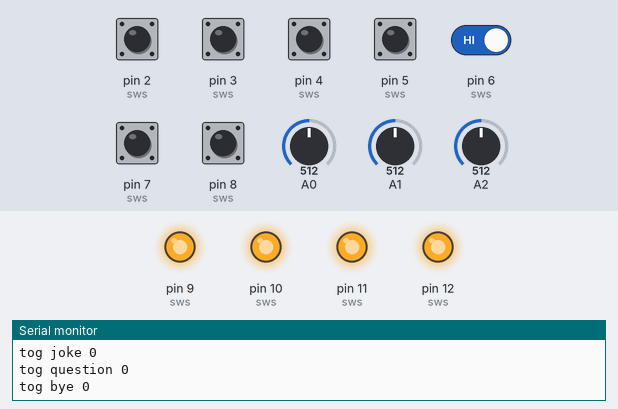
Recording of a sketch running on a simulated Arduino Uno, built with avr-gcc and run on an emulated ATmega328P. Shown: output pins drawn as LEDs (lit = HIGH), the last lines printed to the serial monitor. The test bench sets the inputs (shaded band); at power-on: pin 2 (sws), pin 3 (sws), pin 4 (sws), pin 5 (sws), pin 6 (sws), pin 7 (sws), pin 8 (sws) HIGH, A0 = 512, A1 = 512, A2 = 512.

Above: at 1.7 s.
1.8 s: pin 2 (sws) pulled LOW for 0.15 s
At 1.87 s:
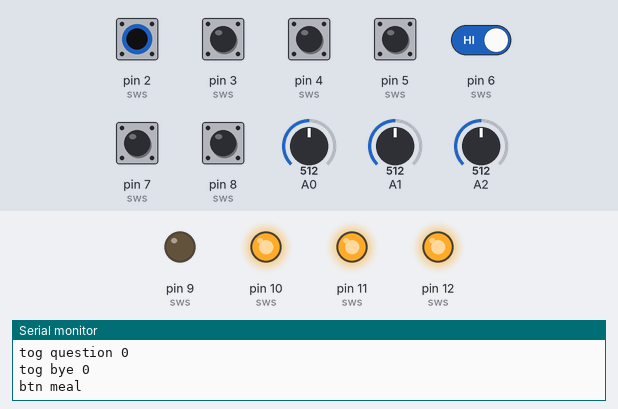
3.4 s: pin 3 (sws) pulled LOW for 0.15 s
At 3.47 s:
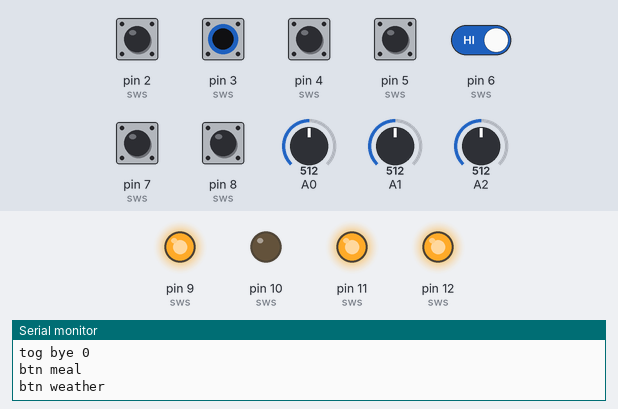
5.0 s: pin 4 (sws) pulled LOW for 0.15 s
At 5.07 s:
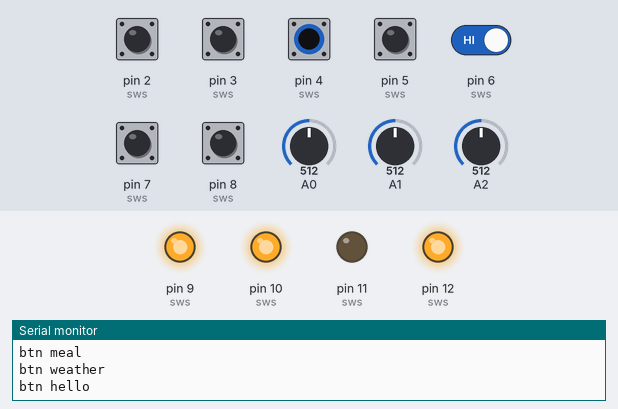
6.6 s: pin 5 (sws) pulled LOW for 0.15 s
At 6.67 s:
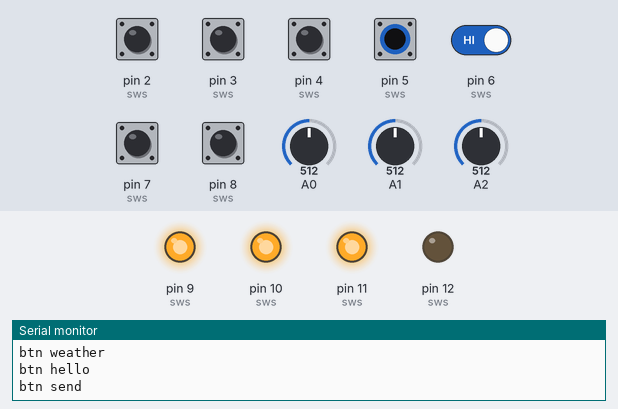
8.2 s: pin 2 (sws) driven LOW and pin 3 (sws) driven LOW and pin 4 (sws) driven LOW and pin 5 (sws) driven LOW and pin 6 (sws) driven LOW
At 9.1 s:
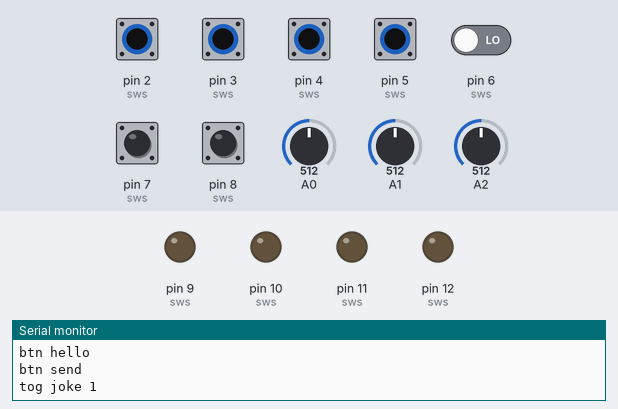
9.7 s: pin 2 (sws) driven HIGH
At 10.2 s:
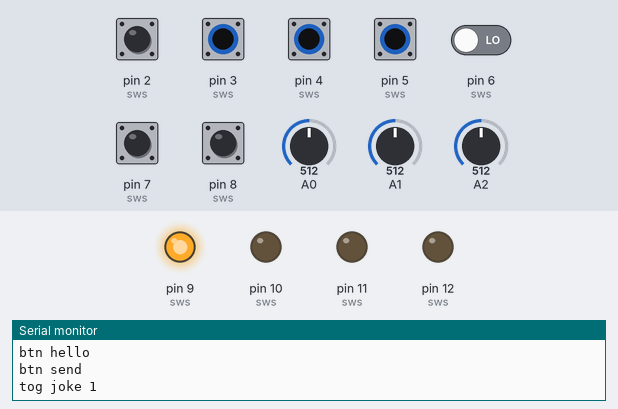
Timing chart, 0 to 12.2 s (numbered marks = the images above; inputs shaded):
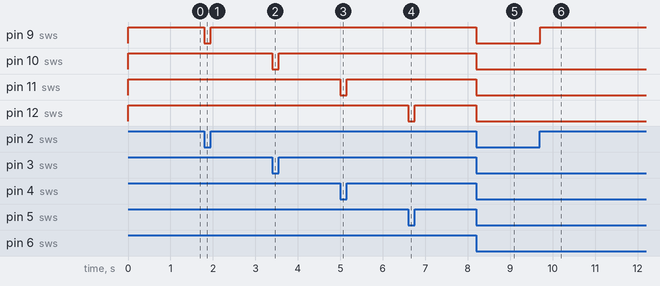

Measured:
- after the input at 1.8 s, pin 9 (sws): HIGH → LOW at once, → HIGH 0.15 s later
- after the input at 3.4 s, pin 10 (sws): HIGH → LOW at once, → HIGH 0.15 s later
- after the input at 5.0 s, pin 11 (sws): HIGH → LOW at once, → HIGH 0.15 s later
- after the input at 6.6 s, pin 12 (sws): HIGH → LOW at once, → HIGH 0.15 s later
- after the input at 8.2 s, pin 9 (sws), pin 10 (sws), pin 11 (sws), pin 12 (sws): HIGH → LOW at once
- after the input at 9.7 s, pin 9 (sws): LOW → HIGH at once

The sketch:

control_panel.ino
```cpp
// asemic 패널 — Uno R4 WiFi
// 한 줄 = 한 이벤트. id는 src/js/controls.js와 같은 이름.
struct Knob { const char* id; int pin; float last; };
//struct Sw   { const char* id; int pin; bool toggle; bool last; unsigned long t; };
//struct Sw { const char* id; int pin; bool toggle; bool last; bool raw; unsigned long t; };
// led: 버튼 조명을 끄고 켜는 핀(ULN2003 IN, -1 = 조명 제어 없음). flash: 누른 순간 millis(0 = 안 반짝임)
struct Sw { const char* id; int pin; bool toggle; int led; bool last; bool raw; unsigned long t; unsigned long flash; };

// 누른 버튼만 반짝 (2026-11-09) — 평소엔 켜 두고, 누르면 꺼짐/켜짐을 FLASH_N번 되풀이한 뒤 다시 켜짐.
// 아두이노 혼자 한다(화면과 상관없음). 농담·질문 링은 스위치에 붙어 있어 제어 못 하고, INVERSE LED는 토글 배선 그대로
const unsigned long FLASH_MS = 80;   // 꺼짐·켜짐 한 번의 길이
const int FLASH_N = 3;               // 몇 번 깜빡일지
const bool LED_IDLE_ON = true;       // 평소 상태(false면 평소엔 꺼 두고 누를 때만 깜빡)
// LED_HOLD = true면 버튼 상태를 그대로 따른다 — 위 깜빡임 설정은 안 쓰인다(되돌릴 때 false)
const bool LED_HOLD = true;
// LED_HOLD일 때 평소 상태: true = 평소 켜짐 · 누르는 동안 꺼짐 (2026-11-09 h2ee 결정) / false = 평소 꺼짐 · 누르는 동안 켜짐
const bool LED_HOLD_IDLE_ON = true;

Knob knobs[] = { {"size", A0, -1}, {"spacing", A1, -1}, {"leading", A2, -1} };
Sw sws[] = {
  {"weather", 3, false, 10}, {"meal", 2, false, 9}, {"hello", 4, false, 11},   // 2026-11-09 실물 배선에 맞춰 날씨↔밥 핀 교체
  {"send", 5, false, 12},
  {"joke", 6, true, -1}, {"question", 7, true, -1}, {"bye", 8, true, -1},
};
const int NK = sizeof(knobs) / sizeof(knobs[0]);
const int NS = sizeof(sws) / sizeof(sws[0]);

float readKnob(int pin) {                 // 16번 평균 → 0~1
  long s = 0;
  for (int i = 0; i < 16; i++) s += analogRead(pin);
  float v = s / 16.0 / 1023.0;
  if (v < 0.01) v = 0;
  if (v > 0.99) v = 1;
  return v;
}

void sendKnob(Knob& k, float v) {
  k.last = v;
  Serial.print("knob "); Serial.print(k.id); Serial.print(" "); Serial.println(v, 3);
}
void sendTog(Sw& s) {
  Serial.print("tog "); Serial.print(s.id); Serial.print(" "); Serial.println(s.last ? 1 : 0);
}
void dumpAll() {
  for (int i = 0; i < NK; i++) sendKnob(knobs[i], readKnob(knobs[i].pin));
  for (int i = 0; i < NS; i++) if (sws[i].toggle) sendTog(sws[i]);
}

void setup() {
  Serial.begin(115200);
  for (int i = 0; i < NS; i++) {
    pinMode(sws[i].pin, INPUT_PULLUP);
    sws[i].last = sws[i].raw = digitalRead(sws[i].pin) == LOW;
    if (sws[i].led >= 0) { pinMode(sws[i].led, OUTPUT); digitalWrite(sws[i].led, (LED_HOLD ? LED_HOLD_IDLE_ON : LED_IDLE_ON) ? HIGH : LOW); }
  }
  delay(500);
  dumpAll();
}

void loop() {
  if (Serial.available() && Serial.read() == '?') dumpAll();   // 페이지가 붙으면 현재 상태 다시 보냄

  for (int i = 0; i < NK; i++) {
    float v = readKnob(knobs[i].pin);
    if (fabs(v - knobs[i].last) > 0.01) sendKnob(knobs[i], v);
  }

  unsigned long now = millis();
  for (int i = 0; i < NS; i++) {
    Sw& s = sws[i];
    bool r = digitalRead(s.pin) == LOW;
    if (r != s.raw) { s.raw = r; s.t = now; continue; }   // 흔들리는 중 — 타이머 다시 시작
    if (r == s.last || now - s.t < 50) continue;          // 50ms 동안 그대로여야 인정
    s.last = r;
    if (s.toggle) sendTog(s);
    else if (r) { Serial.print("btn "); Serial.println(s.id); s.flash = now | 1; }
  }

  for (int i = 0; i < NS; i++) {                          // 조명 — HIGH = ULN2003이 LED −를 GND로 당김 = 켜짐
    Sw& s = sws[i];
    if (s.led < 0) continue;
    if (LED_HOLD) { digitalWrite(s.led, s.raw != LED_HOLD_IDLE_ON ? HIGH : LOW); continue; }   // 흔들림 거르기 전 값 — 누르자마자 바뀐다
    bool on = LED_IDLE_ON;
    if (s.flash) {
      unsigned long e = now - s.flash;
      if (e < FLASH_MS * 2 * FLASH_N) on = (e / FLASH_MS) % 2 == (LED_IDLE_ON ? 1 : 0);   // 평소와 반대로 시작
      else s.flash = 0;
    }
    digitalWrite(s.led, on ? HIGH : LOW);
  }
}
```
